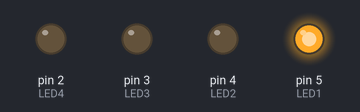
This sketch was run on a simulated Arduino Uno, built with avr-gcc and run on an emulated ATmega328P. Parts: output pins drawn as LEDs (lit = HIGH).

Above: at 0.05 s.
At 0.47 s:
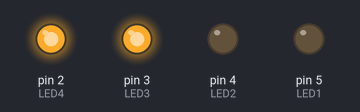
At 0.85 s:
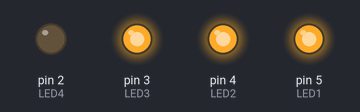
At 1.35 s:
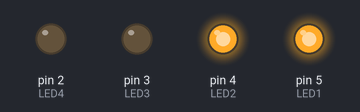
At 2.22 s:
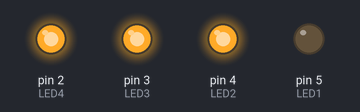
At 2.75 s:
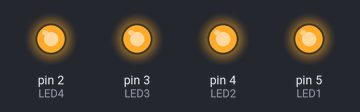
Timing chart, 0 to 3.0 s (numbered marks = the images above):
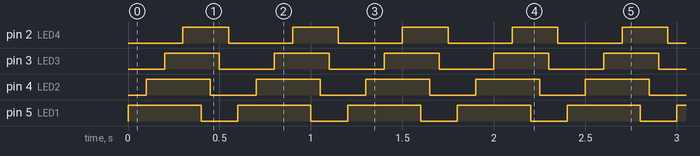

The sketch:

Feedback_blinking.ino
```cpp
/* A simple program to sequentially turn on and turn off 3 LEDs */

int LED1 = 5;
int LED2 = 4;
int LED3 = 3;
int LED4 = 2;

void setup() {
   pinMode(LED1, OUTPUT);
   pinMode(LED2, OUTPUT);
   pinMode(LED3, OUTPUT);
   pinMode(LED4, OUTPUT);
}


void loop() {
  digitalWrite(LED1, HIGH);    // turn on LED1
  delay(100);                  // wait for 100ms
  digitalWrite(LED2, HIGH);    // turn on LED2
  delay(100);                  // wait for 100ms
  digitalWrite(LED3, HIGH);    // turn on LED3
  delay(100);                // wait for 100ms
  digitalWrite(LED4, HIGH);    // turn on LED4
  delay(100);                  // wait for 100ms
  digitalWrite(LED1, LOW);     // turn off LED1
  delay(50);                  // wait for 50
  digitalWrite(LED2, LOW);     // turn off LED2
  delay(50);                  // wait for 50
  digitalWrite(LED3, LOW);     // turn off LED3
  delay(50);                  // wait for 50
  digitalWrite(LED4, LOW);     // turn off LED4
  delay(50);                  // wait for 50 before running program all over again
}
```

Measured:
- by itself, pin 2 (LED4): alternates HIGH for 0.25 s and LOW for 0.35 s
- by itself, pin 3 (LED3): alternates HIGH for 0.30 s and LOW for 0.30 s
- by itself, pin 4 (LED2): alternates HIGH for 0.35 s and LOW for 0.25 s
- by itself, pin 5 (LED1): alternates HIGH for 0.40 s and LOW for 0.20 s
